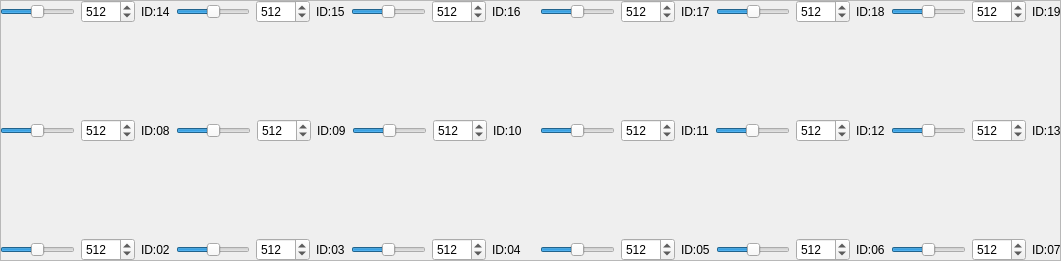
  <widget class="QFrame" name="frame">
   <property name="geometry">
    <rect>
     <x>10</x>
     <y>130</y>
     <width>1061</width>
     <height>261</height>
    </rect>
   </property>
   <property name="frameShape">
    <enum>QFrame::StyledPanel</enum>
   </property>
   <property name="frameShadow">
    <enum>QFrame::Raised</enum>
   </property>
   <widget class="QWidget" name="verticalLayoutWidget">
    <property name="geometry">
     <rect>
      <x>0</x>
      <y>0</y>
      <width>1061</width>
      <height>261</height>
     </rect>
    </property>
    <layout class="QVBoxLayout" name="verticalLayout">
     <item>
      <layout class="QHBoxLayout" name="horizontalLayout_29">
       <item>
        <layout class="QHBoxLayout" name="horizontalLayout">
         <item>
          <layout class="QHBoxLayout" name="horizontalLayout_28">
           <item>
            <widget class="QSlider" name="horizontalSlider_ID14">
             <property name="maximum">
              <number>1023</number>
             </property>
             <property name="value">
              <number>512</number>
             </property>
             <property name="orientation">
              <enum>Qt::Horizontal</enum>
             </property>
            </widget>
           </item>
           <item>
            <widget class="QSpinBox" name="spinBox_ID14">
             <property name="maximum">
              <number>1023</number>
             </property>
             <property name="value">
              <number>512</number>
             </property>
            </widget>
           </item>
           <item>
            <widget class="QLabel" name="label_15">
             <property name="text">
              <string>ID:14</string>
             </property>
            </widget>
           </item>
          </layout>
         </item>
         <item>
          <layout class="QHBoxLayout" name="horizontalLayout_3">
           <item>
            <widget class="QSlider" name="horizontalSlider_ID15">
             <property name="maximum">
              <number>1023</number>
             </property>
             <property name="value">
              <number>512</number>
             </property>
             <property name="orientation">
              <enum>Qt::Horizontal</enum>
             </property>
            </widget>
           </item>
           <item>
            <widget class="QSpinBox" name="spinBox_ID15">
             <property name="maximum">
              <number>1023</number>
             </property>
             <property name="value">
              <number>512</number>
             </property>
            </widget>
           </item>
           <item>
            <widget class="QLabel" name="label_14">
             <property name="text">
              <string>ID:15</string>
             </property>
            </widget>
           </item>
          </layout>
         </item>
         <item>
          <layout class="QHBoxLayout" name="horizontalLayout_11">
           <item>
            <widget class="QSlider" name="horizontalSlider_ID16">
             <property name="maximum">
              <number>1023</number>
             </property>
             <property name="value">
              <number>512</number>
             </property>
             <property name="orientation">
              <enum>Qt::Horizontal</enum>
             </property>
            </widget>
           </item>
           <item>
            <widget class="QSpinBox" name="spinBox_ID16">
             <property name="maximum">
              <number>1023</number>
             </property>
             <property name="value">
              <number>512</number>
             </property>
            </widget>
           </item>
           <item>
            <widget class="QLabel" name="label_13">
             <property name="text">
              <string>ID:16</string>
             </property>
            </widget>
           </item>
          </layout>
         </item>
        </layout>
       </item>
       <item>
        <spacer name="horizontalSpacer_4">
         <property name="orientation">
          <enum>Qt::Horizontal</enum>
         </property>
         <property name="sizeHint" stdset="0">
          <size>
           <width>40</width>
           <height>20</height>
          </size>
         </property>
        </spacer>
       </item>
       <item>
        <layout class="QHBoxLayout" name="horizontalLayout_12">
         <item>
          <layout class="QHBoxLayout" name="horizontalLayout_14">
           <item>
            <widget class="QSlider" name="horizontalSlider_ID17">
             <property name="maximum">
              <number>1023</number>
             </property>
             <property name="value">
              <number>512</number>
             </property>
             <property name="orientation">
              <enum>Qt::Horizontal</enum>
             </property>
            </widget>
           </item>
           <item>
            <widget class="QSpinBox" name="spinBox_ID17">
             <property name="maximum">
              <number>1023</number>
             </property>
             <property name="value">
              <number>512</number>
             </property>
            </widget>
           </item>
           <item>
            <widget class="QLabel" name="label_3">
             <property name="text">
              <string>ID:17</string>
             </property>
            </widget>
           </item>
          </layout>
         </item>
         <item>
          <layout class="QHBoxLayout" name="horizontalLayout_23">
           <item>
            <widget class="QSlider" name="horizontalSlider_ID18">
             <property name="maximum">
              <number>1023</number>
             </property>
             <property name="value">
              <number>512</number>
             </property>
             <property name="orientation">
              <enum>Qt::Horizontal</enum>
             </property>
            </widget>
           </item>
           <item>
            <widget class="QSpinBox" name="spinBox_ID18">
             <property name="maximum">
              <number>1023</number>
             </property>
             <property name="value">
              <number>512</number>
             </property>
            </widget>
           </item>
           <item>
            <widget class="QLabel" name="label_4">
             <property name="text">
              <string>ID:18</string>
             </property>
            </widget>
           </item>
          </layout>
         </item>
         <item>
          <layout class="QHBoxLayout" name="horizontalLayout_4">
           <item>
            <widget class="QSlider" name="horizontalSlider_ID19">
             <property name="maximum">
              <number>1023</number>
             </property>
             <property name="value">
              <number>512</number>
             </property>
             <property name="orientation">
              <enum>Qt::Horizontal</enum>
             </property>
            </widget>
           </item>
           <item>
            <widget class="QSpinBox" name="spinBox_ID19">
             <property name="maximum">
              <number>1023</number>
             </property>
             <property name="value">
              <number>512</number>
             </property>
            </widget>
           </item>
           <item>
            <widget class="QLabel" name="label_5">
             <property name="text">
              <string>ID:19</string>
             </property>
            </widget>
           </item>
          </layout>
         </item>
        </layout>
       </item>
      </layout>
     </item>
     <item>
      <spacer name="verticalSpacer">
       <property name="orientation">
        <enum>Qt::Vertical</enum>
       </property>
       <property name="sizeHint" stdset="0">
        <size>
         <width>20</width>
         <height>40</height>
        </size>
       </property>
      </spacer>
     </item>
     <item>
      <layout class="QHBoxLayout" name="horizontalLayout_24">
       <item>
        <layout class="QHBoxLayout" name="horizontalLayout_26">
         <item>
          <layout class="QHBoxLayout" name="horizontalLayout_16">
           <item>
            <widget class="QSlider" name="horizontalSlider_ID08">
             <property name="maximum">
              <number>1023</number>
             </property>
             <property name="value">
              <number>512</number>
             </property>
             <property name="orientation">
              <enum>Qt::Horizontal</enum>
             </property>
            </widget>
           </item>
           <item>
            <widget class="QSpinBox" name="spinBox_ID08">
             <property name="maximum">
              <number>1023</number>
             </property>
             <property name="value">
              <number>512</number>
             </property>
            </widget>
           </item>
           <item>
            <widget class="QLabel" name="label_19">
             <property name="text">
              <string>ID:08</string>
             </property>
            </widget>
           </item>
          </layout>
         </item>
         <item>
          <layout class="QHBoxLayout" name="horizontalLayout_5">
           <item>
            <widget class="QSlider" name="horizontalSlider_ID09">
             <property name="maximum">
              <number>1023</number>
             </property>
             <property name="value">
              <number>512</number>
             </property>
             <property name="orientation">
              <enum>Qt::Horizontal</enum>
             </property>
            </widget>
           </item>
           <item>
            <widget class="QSpinBox" name="spinBox_ID09">
             <property name="maximum">
              <number>1023</number>
             </property>
             <property name="value">
              <number>512</number>
             </property>
            </widget>
           </item>
           <item>
            <widget class="QLabel" name="label_12">
             <property name="text">
              <string>ID:09</string>
             </property>
            </widget>
           </item>
          </layout>
         </item>
         <item>
          <layout class="QHBoxLayout" name="horizontalLayout_20">
           <item>
            <widget class="QSlider" name="horizontalSlider_ID10">
             <property name="maximum">
              <number>1023</number>
             </property>
             <property name="value">
              <number>512</number>
             </property>
             <property name="orientation">
              <enum>Qt::Horizontal</enum>
             </property>
            </widget>
           </item>
           <item>
            <widget class="QSpinBox" name="spinBox_ID10">
             <property name="maximum">
              <number>1023</number>
             </property>
             <property name="value">
              <number>512</number>
             </property>
            </widget>
           </item>
           <item>
            <widget class="QLabel" name="label_20">
             <property name="text">
              <string>ID:10</string>
             </property>
            </widget>
           </item>
          </layout>
         </item>
        </layout>
       </item>
       <item>
        <spacer name="horizontalSpacer_5">
         <property name="orientation">
          <enum>Qt::Horizontal</enum>
         </property>
         <property name="sizeHint" stdset="0">
          <size>
           <width>40</width>
           <height>20</height>
          </size>
         </property>
        </spacer>
       </item>
       <item>
        <layout class="QHBoxLayout" name="horizontalLayout_27">
         <item>
          <layout class="QHBoxLayout" name="horizontalLayout_21">
           <item>
            <widget class="QSlider" name="horizontalSlider_ID11">
             <property name="maximum">
              <number>1023</number>
             </property>
             <property name="value">
              <number>512</number>
             </property>
             <property name="orientation">
              <enum>Qt::Horizontal</enum>
             </property>
            </widget>
           </item>
           <item>
            <widget class="QSpinBox" name="spinBox_ID11">
             <property name="maximum">
              <number>1023</number>
             </property>
             <property name="value">
              <number>512</number>
             </property>
            </widget>
           </item>
           <item>
            <widget class="QLabel" name="label_21">
             <property name="text">
              <string>ID:11</string>
             </property>
            </widget>
           </item>
          </layout>
         </item>
         <item>
          <layout class="QHBoxLayout" name="horizontalLayout_22">
           <item>
            <widget class="QSlider" name="horizontalSlider_ID12">
             <property name="maximum">
              <number>1023</number>
             </property>
             <property name="value">
              <number>512</number>
             </property>
             <property name="orientation">
              <enum>Qt::Horizontal</enum>
             </property>
            </widget>
           </item>
           <item>
            <widget class="QSpinBox" name="spinBox_ID12">
             <property name="maximum">
              <number>1023</number>
             </property>
             <property name="value">
              <number>512</number>
             </property>
            </widget>
           </item>
           <item>
            <widget class="QLabel" name="label_22">
             <property name="text">
              <string>ID:12</string>
             </property>
            </widget>
           </item>
          </layout>
         </item>
         <item>
          <layout class="QHBoxLayout" name="horizontalLayout_6">
           <item>
            <widget class="QSlider" name="horizontalSlider_ID13">
             <property name="maximum">
              <number>1023</number>
             </property>
             <property name="value">
              <number>512</number>
             </property>
             <property name="orientation">
              <enum>Qt::Horizontal</enum>
             </property>
            </widget>
           </item>
           <item>
            <widget class="QSpinBox" name="spinBox_ID13">
             <property name="maximum">
              <number>1023</number>
             </property>
             <property name="value">
              <number>512</number>
             </property>
            </widget>
           </item>
           <item>
            <widget class="QLabel" name="label_16">
             <property name="text">
              <string>ID:13</string>
             </property>
            </widget>
           </item>
          </layout>
         </item>
        </layout>
       </item>
      </layout>
     </item>
     <item>
      <spacer name="verticalSpacer_2">
       <property name="orientation">
        <enum>Qt::Vertical</enum>
       </property>
       <property name="sizeHint" stdset="0">
        <size>
         <width>20</width>
         <height>40</height>
        </size>
       </property>
      </spacer>
     </item>
     <item>
      <layout class="QHBoxLayout" name="horizontalLayout_9">
       <item>
        <layout class="QHBoxLayout" name="horizontalLayout_25">
         <item>
          <layout class="QHBoxLayout" name="horizontalLayout_41">
           <item>
            <widget class="QSlider" name="horizontalSlider_ID02">
             <property name="maximum">
              <number>1023</number>
             </property>
             <property name="value">
              <number>512</number>
             </property>
             <property name="orientation">
              <enum>Qt::Horizontal</enum>
             </property>
            </widget>
           </item>
           <item>
            <widget class="QSpinBox" name="spinBox_ID02">
             <property name="maximum">
              <number>1023</number>
             </property>
             <property name="value">
              <number>512</number>
             </property>
            </widget>
           </item>
           <item>
            <widget class="QLabel" name="label_6">
             <property name="text">
              <string>ID:02</string>
             </property>
            </widget>
           </item>
          </layout>
         </item>
         <item>
          <layout class="QHBoxLayout" name="horizontalLayout_7">
           <item>
            <widget class="QSlider" name="horizontalSlider_ID03">
             <property name="maximum">
              <number>1023</number>
             </property>
             <property name="value">
              <number>512</number>
             </property>
             <property name="orientation">
              <enum>Qt::Horizontal</enum>
             </property>
            </widget>
           </item>
           <item>
            <widget class="QSpinBox" name="spinBox_ID03">
             <property name="maximum">
              <number>1023</number>
             </property>
             <property name="value">
              <number>512</number>
             </property>
            </widget>
           </item>
           <item>
            <widget class="QLabel" name="label_17">
             <property name="text">
              <string>ID:03</string>
             </property>
            </widget>
           </item>
          </layout>
         </item>
         <item>
          <layout class="QHBoxLayout" name="horizontalLayout_17">
           <item>
            <widget class="QSlider" name="horizontalSlider_ID04">
             <property name="maximum">
              <number>1023</number>
             </property>
             <property name="value">
              <number>512</number>
             </property>
             <property name="sliderPosition">
              <number>512</number>
             </property>
             <property name="orientation">
              <enum>Qt::Horizontal</enum>
             </property>
            </widget>
           </item>
           <item>
            <widget class="QSpinBox" name="spinBox_ID04">
             <property name="maximum">
              <number>1023</number>
             </property>
             <property name="value">
              <number>512</number>
             </property>
            </widget>
           </item>
           <item>
            <widget class="QLabel" name="label_18">
             <property name="text">
              <string>ID:04</string>
             </property>
            </widget>
           </item>
          </layout>
         </item>
        </layout>
       </item>
       <item>
        <spacer name="horizontalSpacer_6">
         <property name="orientation">
          <enum>Qt::Horizontal</enum>
         </property>
         <property name="sizeHint" stdset="0">
          <size>
           <width>40</width>
           <height>20</height>
          </size>
         </property>
        </spacer>
       </item>
       <item>
        <layout class="QHBoxLayout" name="horizontalLayout_42">
         <item>
          <layout class="QHBoxLayout" name="horizontalLayout_40">
           <item>
            <widget class="QSlider" name="horizontalSlider_ID05">
             <property name="maximum">
              <number>1023</number>
             </property>
             <property name="value">
              <number>512</number>
             </property>
             <property name="orientation">
              <enum>Qt::Horizontal</enum>
             </property>
            </widget>
           </item>
           <item>
            <widget class="QSpinBox" name="spinBox_ID05">
             <property name="maximum">
              <number>1023</number>
             </property>
             <property name="value">
              <number>512</number>
             </property>
            </widget>
           </item>
           <item>
            <widget class="QLabel" name="label_8">
             <property name="text">
              <string>ID:05</string>
             </property>
            </widget>
           </item>
          </layout>
         </item>
         <item>
          <layout class="QHBoxLayout" name="horizontalLayout_19">
           <item>
            <widget class="QSlider" name="horizontalSlider_ID06">
             <property name="maximum">
              <number>1023</number>
             </property>
             <property name="value">
              <number>512</number>
             </property>
             <property name="orientation">
              <enum>Qt::Horizontal</enum>
             </property>
            </widget>
           </item>
           <item>
            <widget class="QSpinBox" name="spinBox_ID06">
             <property name="maximum">
              <number>1023</number>
             </property>
             <property name="value">
              <number>512</number>
             </property>
            </widget>
           </item>
           <item>
            <widget class="QLabel" name="label_9">
             <property name="text">
              <string>ID:06</string>
             </property>
            </widget>
           </item>
          </layout>
         </item>
         <item>
          <layout class="QHBoxLayout" name="horizontalLayout_8">
           <item>
            <widget class="QSlider" name="horizontalSlider_ID07">
             <property name="maximum">
              <number>1023</number>
             </property>
             <property name="value">
              <number>512</number>
             </property>
             <property name="orientation">
              <enum>Qt::Horizontal</enum>
             </property>
            </widget>
           </item>
           <item>
            <widget class="QSpinBox" name="spinBox_ID07">
             <property name="maximum">
              <number>1023</number>
             </property>
             <property name="value">
              <number>512</number>
             </property>
            </widget>
           </item>
           <item>
            <widget class="QLabel" name="label_11">
             <property name="text">
              <string>ID:07</string>
             </property>
            </widget>
           </item>
          </layout>
         </item>
        </layout>
       </item>
      </layout>
     </item>
    </layout>
   </widget>
  </widget>
